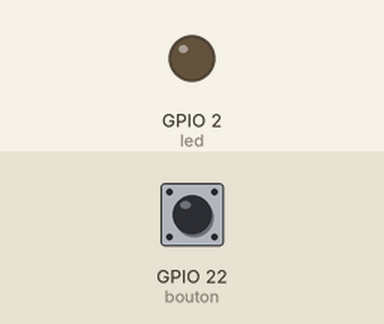
Simulated run of this sketch. Board: ESP32. Shown: output pins drawn as LEDs (lit = HIGH). Inputs (shaded band) come from the test bench; at power-on: GPIO 22 (bouton) HIGH.

Above: at 1.2 s.
1.3 s: GPIO 22 (bouton) pulled LOW for 0.15 s
At 2.5 s:
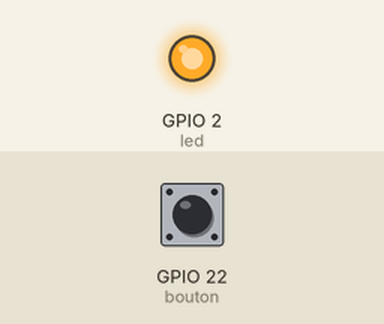
Timing chart, 0 to 4.3 s (numbered marks = the images above; inputs shaded):
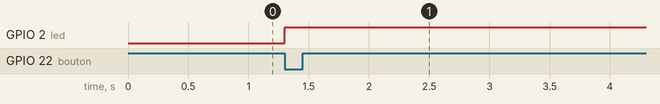

Measured:
- after the input at 1.3 s, GPIO 2 (led): LOW → HIGH at once

The sketch:

Bouton_Poussoir.ino
```cpp
int bouton = 22;
int led = 2;
int etat_bouton = 0;


void setup() {


  pinMode(led, OUTPUT);

  pinMode(bouton, INPUT_PULLUP);

  digitalWrite(led,LOW);


}


void loop() {

  etat_bouton = digitalRead(bouton);

  //Serial.write(bouton);

  if (etat_bouton ==0){


    digitalWrite(led, HIGH);


  }

  else{

    digitalWrite(21, LOW);

  }

}
```
